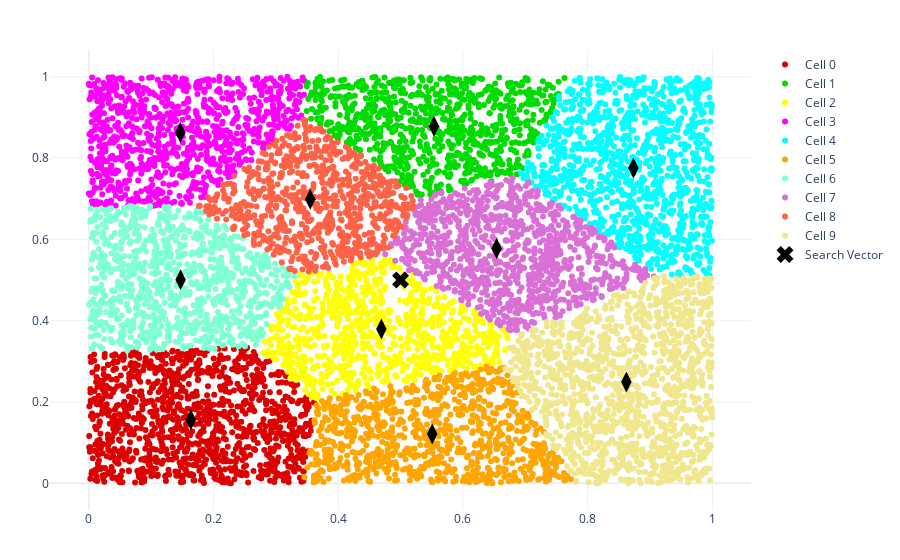

Notebook cell for this chart:
### Code cell
color_map = generate_distinct_colors(index.nlist)

fig_cells = create_plot()

unique_ids = np.unique(cell_ids)
for uid in unique_ids:
  mask = (cell_ids == uid)
  masked_vectors = vectors[mask]
  plot_points(fig_cells, masked_vectors, color_map[uid], "Cell {}".format(uid), size=6)

plot_points(fig_cells, centroids, symbol="diamond-tall", color="black", size=15, showlegend=False)
plot_points(fig_cells, search_vector, symbol="x", color="black", size=15, label="Search Vector")

fig_cells

### Figure 1 — Plotly figure (JSON) as saved in the notebook; plotly's stock layout.template omitted (floating-point values rounded to 4 significant figures; data arrays with more than 128 entries replaced by an {"elided": "..."} marker saying what was removed)
{"data": [{"marker": {"color": "rgb(220,0,0)", "size": 6, "symbol": "circle"}, "mode": "markers", "name": "Cell 0", "showlegend": true, "type": "scatter", "x": {"elided": "1182 float values"}, "y": {"elided": "1182 float values"}}, {"marker": {"color": "rgb(0,220,0)", "size": 6, "symbol": "circle"}, "mode": "markers", "name": "Cell 1", "showlegend": true, "type": "scatter", "x": {"elided": "872 float values"}, "y": {"elided": "872 float values"}}, {"marker": {"color": "rgb(255,255,0)", "size": 6, "symbol": "circle"}, "mode": "markers", "name": "Cell 2", "showlegend": true, "type": "scatter", "x": {"elided": "890 float values"}, "y": {"elided": "890 float values"}}, {"marker": {"color": "rgb(255,0,255)", "size": 6, "symbol": "circle"}, "mode": "markers", "name": "Cell 3", "showlegend": true, "type": "scatter", "x": {"elided": "918 float values"}, "y": {"elided": "918 float values"}}, {"marker": {"color": "rgb(0,255,255)", "size": 6, "symbol": "circle"}, "mode": "markers", "name": "Cell 4", "showlegend": true, "type": "scatter", "x": {"elided": "1150 float values"}, "y": {"elided": "1150 float values"}}, {"marker": {"color": "rgb(255,165,0)", "size": 6, "symbol": "circle"}, "mode": "markers", "name": "Cell 5", "showlegend": true, "type": "scatter", "x": {"elided": "925 float values"}, "y": {"elided": "925 float values"}}, {"marker": {"color": "rgb(127,255,212)", "size": 6, "symbol": "circle"}, "mode": "markers", "name": "Cell 6", "showlegend": true, "type": "scatter", "x": {"elided": "973 float values"}, "y": {"elided": "973 float values"}}, {"marker": {"color": "rgb(218,112,214)", "size": 6, "symbol": "circle"}, "mode": "markers", "name": "Cell 7", "showlegend": true, "type": "scatter", "x": {"elided": "1003 float values"}, "y": {"elided": "1003 float values"}}, {"marker": {"color": "rgb(255,99,71)", "size": 6, "symbol": "circle"}, "mode": "markers", "name": "Cell 8", "showlegend": true, "type": "scatter", "x": {"elided": "804 float values"}, "y": {"elided": "804 float values"}}, {"marker": {"color": "rgb(240,230,140)", "size": 6, "symbol": "circle"}, "mode": "markers", "name": "Cell 9", "showlegend": true, "type": "scatter", "x": {"elided": "1283 float values"}, "y": {"elided": "1283 float values"}}, {"marker": {"color": "black", "size": 15, "symbol": "diamond-tall"}, "mode": "markers", "showlegend": false, "type": "scatter", "x": [0.1636, 0.5535, 0.4693, 0.1468, 0.8733, 0.5507, 0.1472, 0.6541, 0.3552, 0.8621], "y": [0.1564, 0.8781, 0.3793, 0.8628, 0.7753, 0.121, 0.5009, 0.5773, 0.6985, 0.249]}, {"marker": {"color": "black", "size": 15, "symbol": "x"}, "mode": "markers", "name": "Search Vector", "showlegend": true, "type": "scatter", "x": [0.5], "y": [0.5]}], "layout": {"margin": {"b": 50, "l": 50, "r": 50, "t": 50}}}
